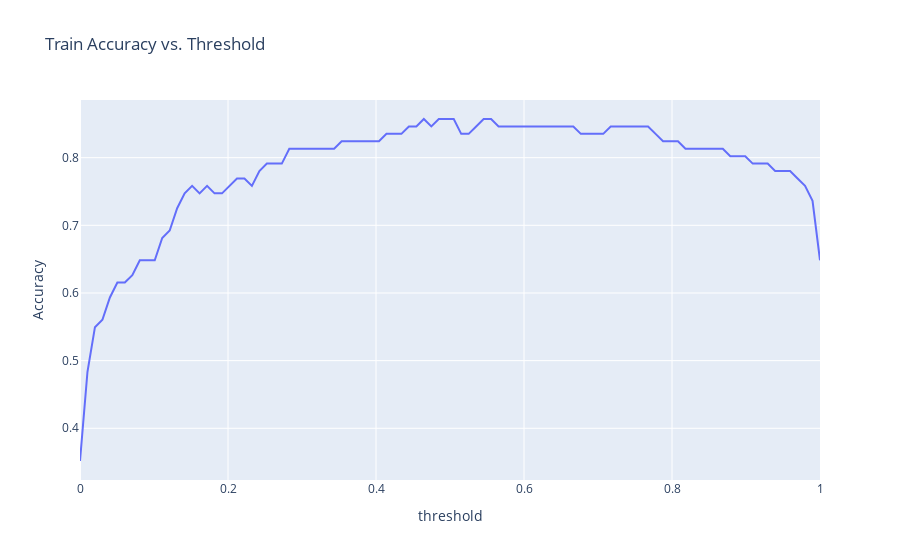

Notebook code for this chart:
### Code cell
# Compute accuracies for different thresholds on validation set
thresholds = np.linspace(0, 1, 100)
accs = [accuracy_threshold(X_val, Y_val, t) for t in thresholds]


fig = px.line(x=thresholds, y=accs, title="Train Accuracy vs. Threshold")
fig.update_xaxes(title="threshold")
fig.update_yaxes(title="Accuracy")
